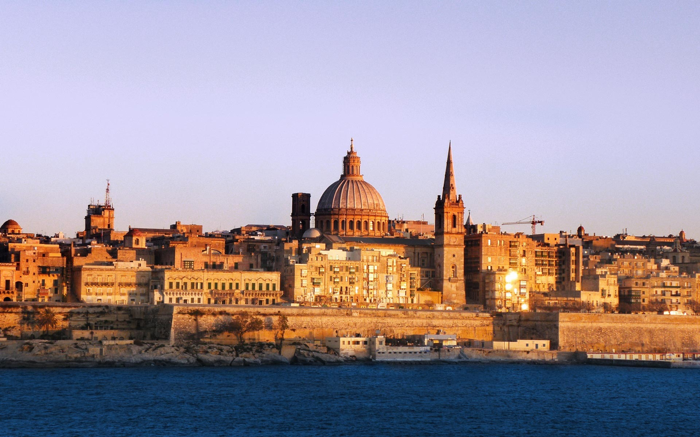
#> input picture images_resource/in_01.png, 700 x 437 px, found by its file name
$ jupyter execute color_transfer.ipynb
#> lines starting #> are read from the running program, lines starting #| are printed output that depends on the picture
#> further down, src_img is the input picture: shape (437, 700, 3); mean B, G, R 152.6, 143.8, 156
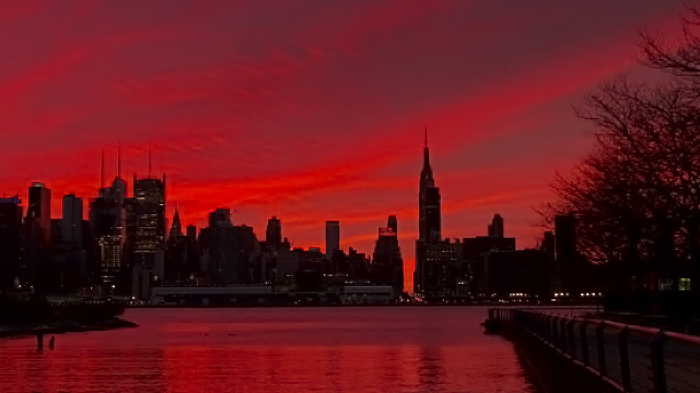
#> input picture images_resource/tar_01.png, 700 x 393 px, found by its file name
#> further down, trg_img is the input picture: shape (393, 700, 3); mean B, G, R 28.1, 22.4, 99.3
[cell 1]
import cv2
import numpy as np

from google.colab.patches import cv2_imshow

[cell 2]
def get_mean_and_std(x):
	x_mean, x_std = cv2.meanStdDev(x)
	x_mean = np.hstack(np.around(x_mean,2))
	x_std = np.hstack(np.around(x_std,2))
	return x_mean, x_std

[cell 3]
def scale_img(source_img, target_img):
  '''
  Reinhard Method Applying
  '''
  src = cv2.cvtColor(source_img, cv2.COLOR_BGR2LAB)
#> src: shape (437, 700, 3); mean of channels 0, 1, 2 154.1, 137.1, 125.8
  trg = cv2.cvtColor(target_img, cv2.COLOR_BGR2LAB)
#> trg: shape (393, 700, 3); mean of channels 0, 1, 2 55.4, 159.6, 144

  source_l, source_a, source_b = cv2.split(src)
  target_l, target_a, target_b = cv2.split(trg)
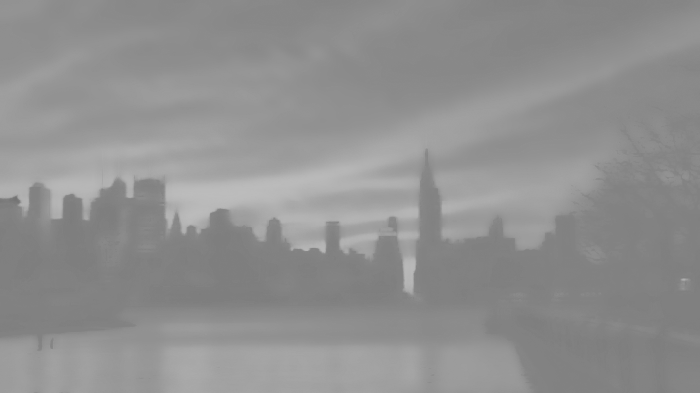
#> target_b: shape (393, 700); min 115, max 188, mean 144

  source_means, source_stds = get_mean_and_std(src)
#> in get_mean_and_std, `x_mean, x_std = cv2.meanStdDev(x)`: x_mean = [154.1, 137.1, 125.8]; x_std = [70.76, 8.26, 24.59]
#> source_means = [154.1, 137.1, 125.8]; source_stds = [70.76, 8.26, 24.59]
  target_means, target_stds = get_mean_and_std(trg)
#> target_means = [55.45, 159.6, 144.1]; target_stds = [34.72, 19.01, 13.86]

  source_l = source_l - source_means[0]
  source_a = source_a - source_means[1]
  source_b = source_b - source_means[2]

  new_l = source_l *  target_stds[0] / source_stds[0]  + target_means[0]
  new_a = source_a *  target_stds[1] / source_stds[1]  + target_means[1]
  new_b = source_b *  target_stds[2] / source_stds[2]  + target_means[2]

  # preventing that some pixels exceed the limit
  new_l[new_l < 0] = 0
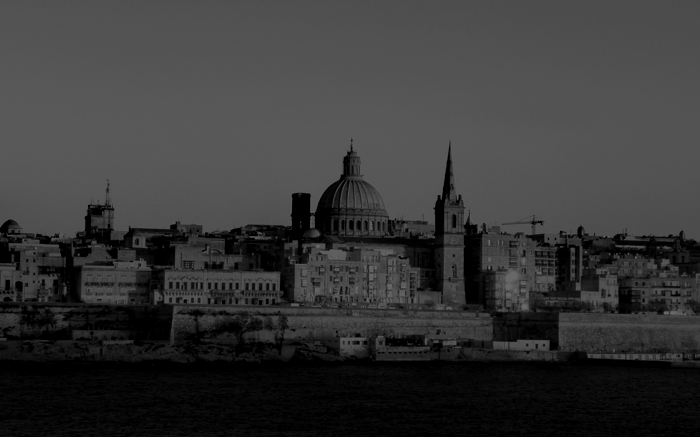
#> new_l: shape (437, 700) float64; min 0, max 105, mean 55.7
  new_l[new_l > 255] = 255

  new_a[new_a < 0] = 0
  new_a[new_a > 255] = 255
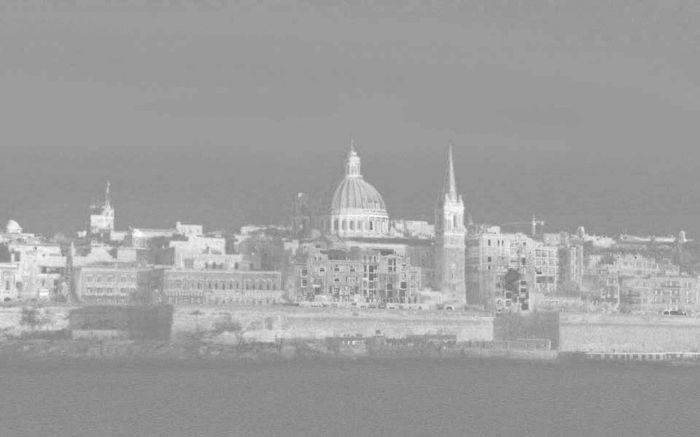
#> new_a: shape (437, 700) float64; min 115.6, max 255, mean 159.6

  new_b[new_b < 0] = 0
  new_b[new_b > 255] = 255

  scaled_img = cv2.merge([new_l, new_a, new_b])
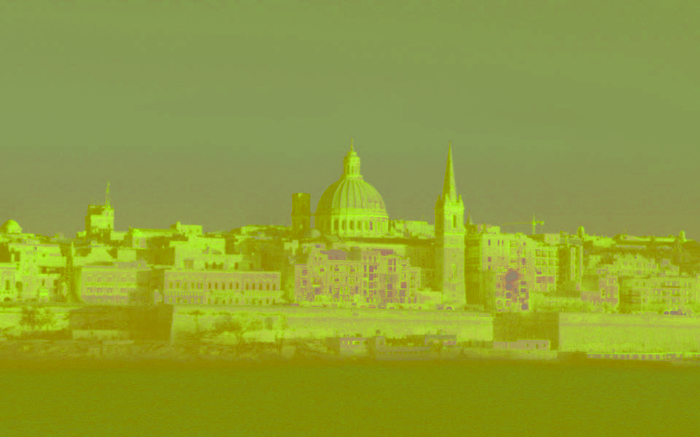
#> scaled_img: shape (437, 700, 3) float64; mean of channels 0, 1, 2 55.7, 159.6, 144.1; drawn as B, G, R
  scaled_img = np.array(scaled_img, dtype=np.uint8)
  return scaled_img

[cell 4]
src_img = cv2.imread('in_01.png')
trg_img = cv2.imread('tar_01.png')

new_img = scale_img(src_img, trg_img)

[cell 5]
cv2_imshow(cv2.cvtColor(new_img, cv2.COLOR_LAB2BGR))
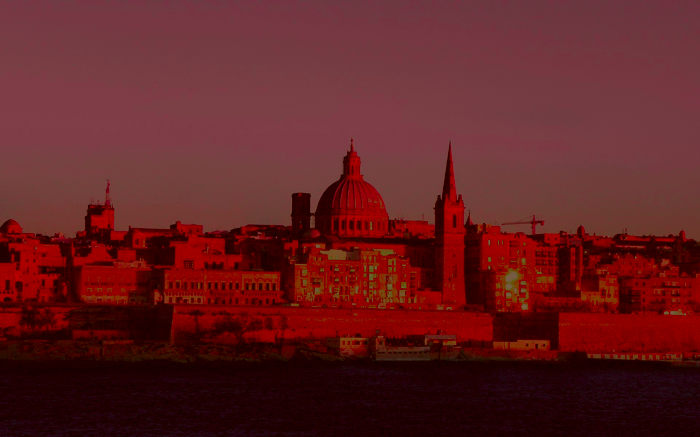
#> shown: shape (437, 700, 3); mean B, G, R 33.8, 32.1, 97.1

### PART 2

[cell 6]
i = cv2.imread('in_11.png')
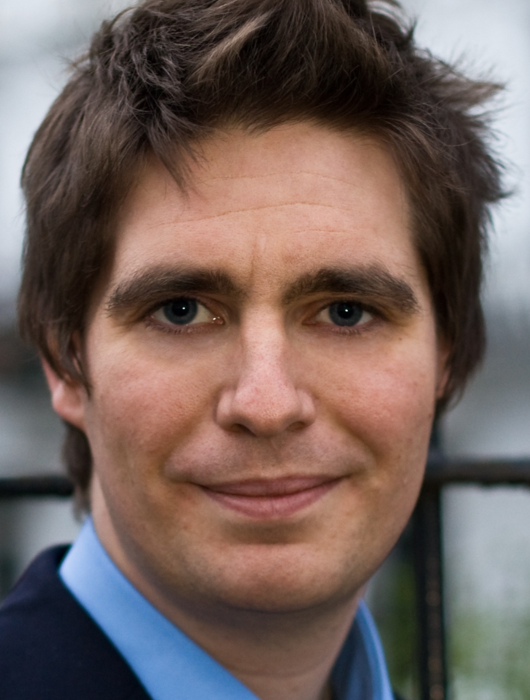
#> input picture images_resource/in_11.png, 530 x 700 px, found by its file name
#> i is the input picture: shape (700, 530, 3); mean B, G, R 92.6, 97.8, 114.5

[cell 7]
i.shape
#> Out = (700, 530, 3)

[cell 8]
i = cv2.cvtColor(i, cv2.COLOR_BGR2GRAY)
#> i: shape (700, 530)

[cell 9]
# [7 lines left out: function score, not called in this run]

[cell 10]
import math
# [15 lines left out: function adjust_img, not called in this run]

[cell 11]
# [8 lines left out: function get_new_height_width, not called in this run]

[cell 12]
# [54 lines left out: function find_matches, not called in this run]

[cell 13]
# [37 lines left out: function partial_color_transfer, not called in this run]

[cell 14]
import os
src_files = sorted([filename for filename in os.listdir() if filename.startswith('in')])
trg_files = sorted([filename for filename in os.listdir() if filename.startswith('tar')])

[cell 15]
def create_part_1_results(src_files, trg_files):
  '''
  Writing color transferred images using classic Reinhard
  '''
  size = len(src_files)
  filename = 'part_1_results'
  if not os.path.exists(filename):
    os.mkdir(filename)

  for i in range(size):

    src_file = src_files[i]
    trg_file = trg_files[i]

    src_img = cv2.imread(src_file)
    trg_img = cv2.imread(trg_file)

    new_img = scale_img(src_img, trg_img)

    img_filename = filename + '/' + src_file.split('.')[0] + '_result' + '.png'
    cv2.imwrite(img_filename, cv2.cvtColor(new_img, cv2.COLOR_LAB2BGR))

[cell 16]
def create_part_2_results(src_files, trg_files):
  '''
  Writing color transferred images using regional Reinhard method
  '''
  size = len(src_files)
  filename = 'part_2_results'
  if not os.path.exists(filename):
    os.mkdir(filename)

  for i in range(size):

    src_file = src_files[i]
    trg_file = trg_files[i]

    src_img = cv2.imread(src_file)
    trg_img = cv2.imread(trg_file)

    img_filename = filename + '/' + src_file.split('.')[0] + '_result'
    partial_color_transfer(src_img, trg_img, img_filename)

[cell 17]
create_part_1_results(src_files, trg_files)

[cell 18]
create_part_2_results(src_files, trg_files)

[cell 19]
img1 = cv2.imread('in_01.png')
img3 = cv2.imread('in_03.png')
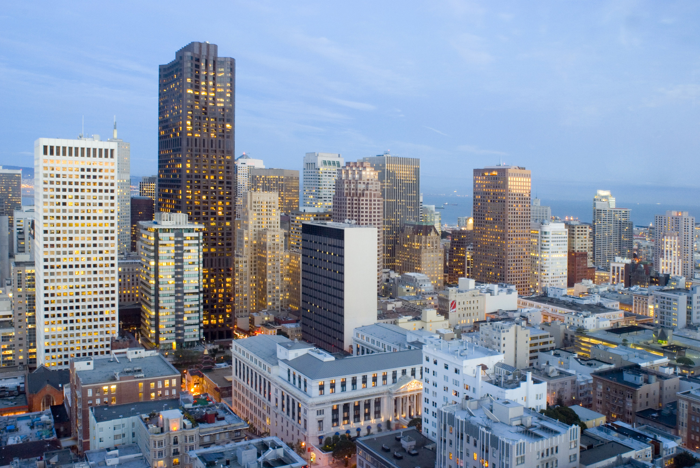
#> input picture images_resource/in_03.png, 700 x 468 px, found by its file name
#> img3 is the input picture: shape (468, 700, 3); mean B, G, R 164.7, 145.2, 132.7
img6 = cv2.imread('in_06.png')
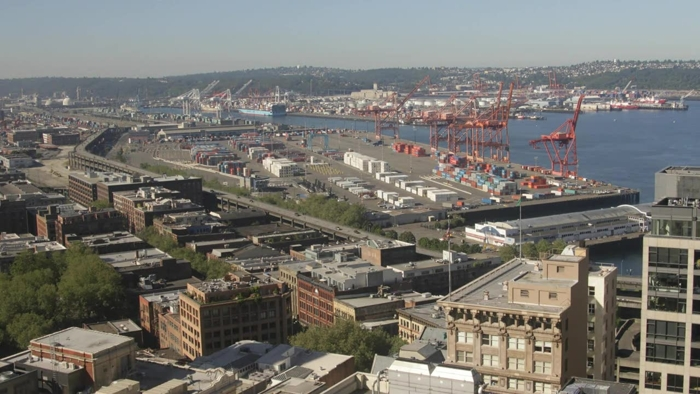
#> input picture images_resource/in_06.png, 700 x 394 px, found by its file name
#> img6 is the input picture: shape (394, 700, 3); mean B, G, R 111.1, 116.9, 118.5
img11 = cv2.imread('in_11.png')

img1_result = cv2.imread('in_01_result.png')
img3_result = cv2.imread('in_03_result.png')
img6_result = cv2.imread('in_06_result.png')
img11_result = cv2.imread('in_11_result.png')

img1_result_2 = cv2.imread('in_01_result100.png')
img3_result_2 = cv2.imread('in_03_result100.png')
img6_result_2 = cv2.imread('in_06_result100.png')
img11_result_2 = cv2.imread('in_11_result100.png')

[cell 20]
import matplotlib.pyplot as plt

[cell 21]
histr = cv2.calcHist([img1],[0],None,[256],[0,256])
#> histr = 256 values, max 10155 at index 238, min 9 at index 1, mean 1194.9
histr_res = cv2.calcHist([img1_result],[0], None, [256], [0, 256])
#> histr_res = 256 values from 0 to 0
histr_res_2 = cv2.calcHist([img1_result_2],[0], None, [256], [0, 256])
#> histr_res_2 = 256 values from 0 to 0
# show the plotting graph of an image
plt.ylim([0, 30000])
plt.plot(histr, label='original')
plt.plot(histr_res, color = 'red', label='part1')
plt.plot(histr_res_2, color = 'green', label='part2')
plt.legend()
plt.show()
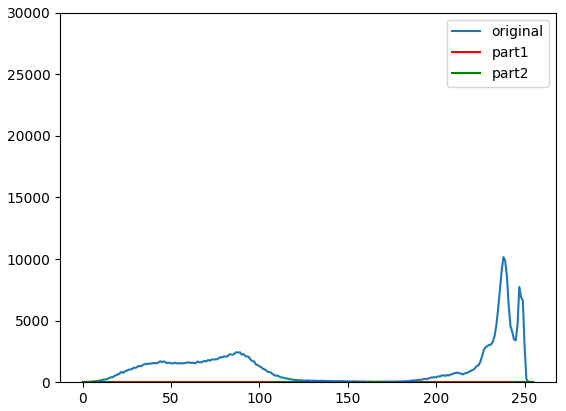
#> figure drawn by matplotlib, 1 panel; curve peaks at x = 238, y = 10155
